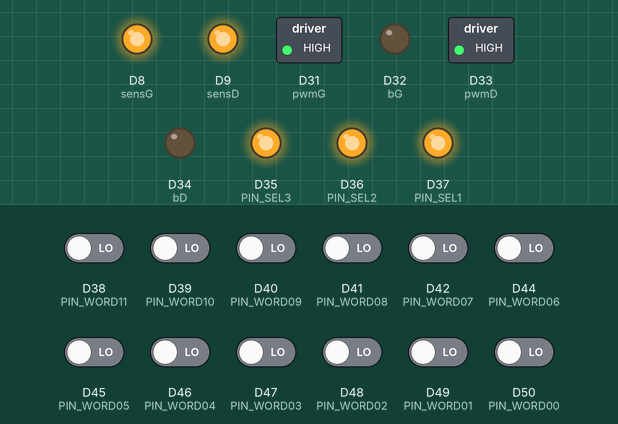
The sketch below on a simulated Arduino Due. On the bench: switched loads named in the sketch (green lamp = pin HIGH), output pins drawn as LEDs (lit = HIGH). The test bench sets the inputs (shaded band); at power-on: D38 (PIN_WORD11), D39 (PIN_WORD10), D40 (PIN_WORD09), D41 (PIN_WORD08), D42 (PIN_WORD07), D44 (PIN_WORD06), D45 (PIN_WORD05), D46 (PIN_WORD04), D47 (PIN_WORD03), D48 (PIN_WORD02), D49 (PIN_WORD01), D50 (PIN_WORD00) LOW. Pins used as bus, display or sensor lines are not drawn; what the sketch prints to the serial monitor is not drawn.

Above: at 0.1 s.
Timing chart, 0 to 1.6 s (numbered marks = the images above):
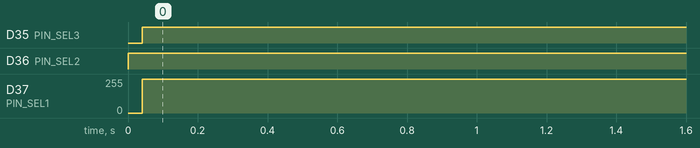

The sketch:

TestOdo.ino
```cpp
#define PIN_WORD11 38
#define PIN_WORD10 39
#define PIN_WORD09 40
#define PIN_WORD08 41
#define PIN_WORD07 42
#define PIN_WORD06 44
#define PIN_WORD05 45
#define PIN_WORD04 46
#define PIN_WORD03 47
#define PIN_WORD02 48
#define PIN_WORD01 49
#define PIN_WORD00 50

#define PIN_SEL3 35
#define PIN_SEL2 36
#define PIN_SEL1 37
#define PIN_SEL0 43

const int sensG = 8; //2
const int pwmG = 31;
const int bG = 32;
const int sensD = 9; //3
const int pwmD = 33;
const int bD = 34;

const int minPwm = 0;
const int neutralPwm = 2047;
const int maxPwm = 4095;
const int step = 1;
const int tempo = 1;

unsigned int readOneEncodeurWord()
{
  unsigned int total = digitalRead(PIN_WORD11);
  total = (total << 1) + digitalRead(PIN_WORD10);
  total = (total << 1) + digitalRead(PIN_WORD09);
  total = (total << 1) + digitalRead(PIN_WORD08);
  total = (total << 1) + digitalRead(PIN_WORD07);
  total = (total << 1) + digitalRead(PIN_WORD06);
  total = (total << 1) + digitalRead(PIN_WORD05);
  total = (total << 1) + digitalRead(PIN_WORD04);
  total = (total << 1) + digitalRead(PIN_WORD03);
  total = (total << 1) + digitalRead(PIN_WORD02);
  total = (total << 1) + digitalRead(PIN_WORD01);
  total = (total << 1) + digitalRead(PIN_WORD00);

  return total;
}

unsigned int readEncoder(bool wheel, bool encoder, bool spd)
{
  digitalWrite(PIN_SEL3, spd);
  digitalWrite(PIN_SEL2, encoder);
  digitalWrite(PIN_SEL1, wheel);

  digitalWrite(PIN_SEL0, HIGH);
  unsigned int total = readOneEncodeurWord();

  digitalWrite(PIN_SEL0, LOW);
  total = (total << 12) + readOneEncodeurWord();

  return total;
}

void setup() {
  pinMode(PIN_WORD11, INPUT);
  pinMode(PIN_WORD10, INPUT);
  pinMode(PIN_WORD09, INPUT);
  pinMode(PIN_WORD08, INPUT);
  pinMode(PIN_WORD07, INPUT);
  pinMode(PIN_WORD06, INPUT);
  pinMode(PIN_WORD05, INPUT);
  pinMode(PIN_WORD04, INPUT);
  pinMode(PIN_WORD03, INPUT);
  pinMode(PIN_WORD02, INPUT);
  pinMode(PIN_WORD01, INPUT);
  pinMode(PIN_WORD00, INPUT);

  pinMode(PIN_SEL3, OUTPUT);
  pinMode(PIN_SEL2, OUTPUT);
  pinMode(PIN_SEL1, OUTPUT);
  pinMode(PIN_SEL0, OUTPUT);

  digitalWrite(PIN_SEL3, HIGH);
  digitalWrite(PIN_SEL2, HIGH);
  digitalWrite(PIN_SEL1, HIGH);
  digitalWrite(PIN_SEL0, HIGH);

  pinMode(pwmG, OUTPUT);
  pinMode(pwmD, OUTPUT);
  pinMode(bG, OUTPUT);
  pinMode(bD, OUTPUT);

  digitalWrite(pwmG, HIGH); //HIGH = on, LOW = off
  digitalWrite(pwmD, HIGH); //HIGH = on, LOW = off
  digitalWrite(bG, LOW);
  digitalWrite(bD, LOW);
  analogWriteResolution(12);

  Serial.begin(115200);

  analogWrite(sensG, maxPwm);
  analogWrite(sensD, maxPwm);
}

void loop() {
  Serial.print(" l=");
  Serial.print(readEncoder(0, 0, 0));
  Serial.print(" r=");
  Serial.print(readEncoder(1, 0, 0));
  Serial.print(" ls=");
  Serial.print(readEncoder(0, 0, 1) - 8388608);
  Serial.print(" rs=");
  Serial.print(readEncoder(1, 0, 1) - 8388608);
  Serial.println(" ");

  Serial.print(" l2=");
  Serial.print(readEncoder(0, 1, 0));
  Serial.print(" r2=");
  Serial.print(readEncoder(1, 1, 0));
  Serial.print(" ls2=");
  Serial.print(readEncoder(0, 1, 1) - 8388608);
  Serial.print(" rs2=");
  Serial.print(readEncoder(1, 1, 1) - 8388608);
  Serial.println(" ");
  delay(2000);
}
```

Measured:
- by itself, D35 (PIN_SEL3): LOW → HIGH at 0.04 s
- by itself, D36 (PIN_SEL2): LOW → HIGH at 0.00 s
- by itself, D37 (PIN_SEL1): 0/255 → 255/255 at 0.04 s
